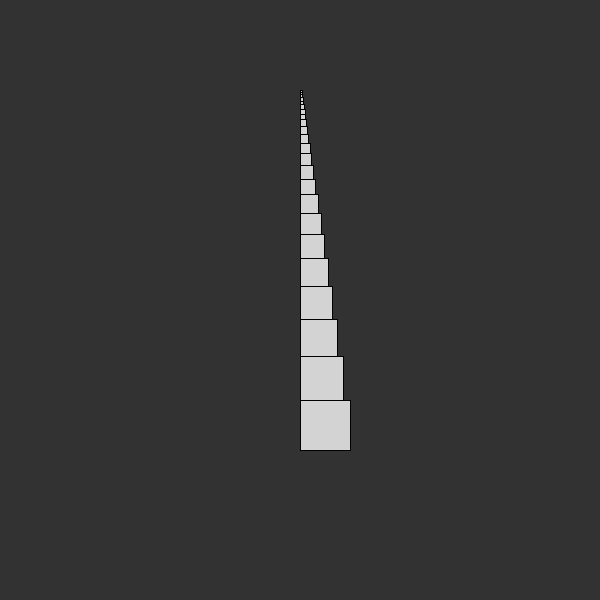
Frame 1 (no input)
Frame 60 (the mouse pressed at the canvas centre just before this capture): identical to frame 1, image omitted
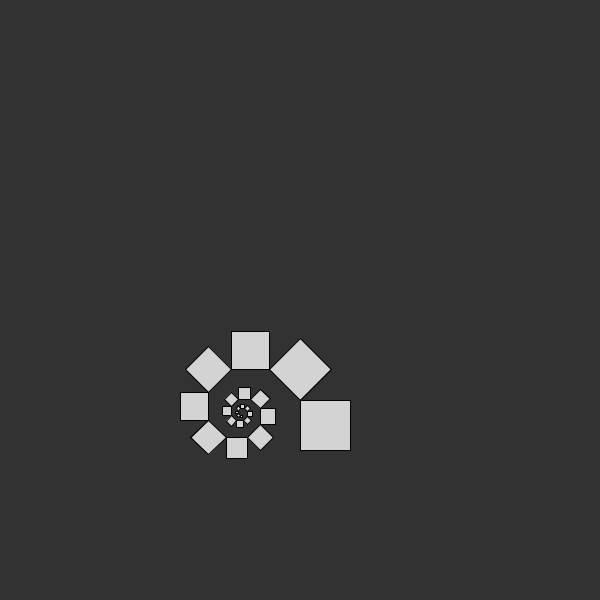
Frame 120 (the mouse held since frame 60 and released just before this capture)

The Processing sketch that drew these frames (run headless with seeded random() and noise(); from frame 60 on, the mouse is pressed at the canvas centre):

// Processing sketch: processing_135577
// ── processing_135577.pde

//Tomas de Camino
//Use de llamadas recursivas para crear fractal

float iniSize, angle;
void setup()
{
  size(600, 600);
  iniSize = 50;
  background(0);
  smooth();
}
 
void draw()
{
  background(50);
  fill(255,200);
  angle = radians((mouseX / (float) width) * 90);
  translate(width/2, height-200);
  rect(0,0,iniSize,iniSize);
  recursiveRect(iniSize);
}
 
void recursiveRect(float s)
{
  float newSide = (s*sqrt(3))/2;
  if (newSide > 2)
  {
    pushMatrix();
    rotate(-angle);
    rect(0, 0, newSide, -newSide);
    translate(0, -newSide);
    recursiveRect(newSide);
    popMatrix();
  }
}
